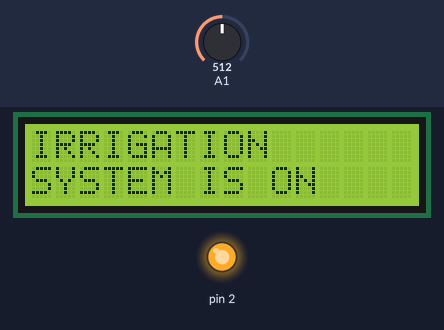
A sketch run on a simulated Arduino Uno, built with avr-gcc and run on an emulated ATmega328P. Parts: 16×2 character LCD, output pins drawn as LEDs (lit = HIGH). Inputs (shaded band) come from the test bench; at power-on: A1 = 512. What the sketch prints to the serial monitor is not drawn.

Above: at 1.1 s.
At 5.2 s:
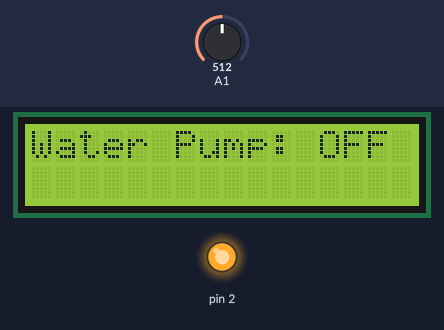
5.3 s: A1 set to 934
6.8 s: A1 set to 967
At 7.7 s:
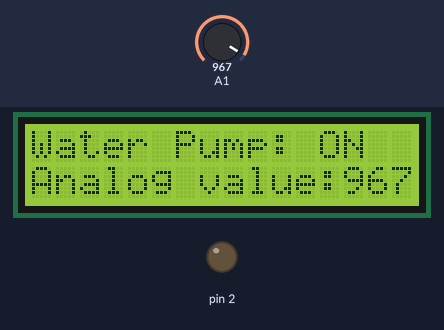
8.3 s: A1 set to 940
At 9.2 s:
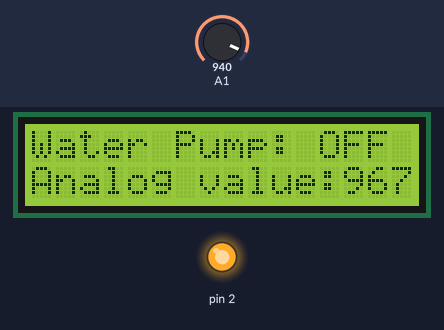
Timing chart, 0 to 11.3 s (numbered marks = the images above; inputs shaded):
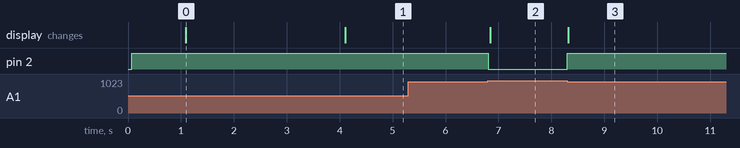

The sketch:

sketch_mar22a.ino
```cpp
#include <LiquidCrystal_I2C.h>
LiquidCrystal_I2C lcd(0x3F, 16, 2);

void setup() {
  Serial.begin(9600);
  lcd.init();
  lcd.backlight();
  lcd.clear();
  pinMode(2, OUTPUT);
  digitalWrite(2, HIGH);
  delay(1000);
  lcd.setCursor(0, 0);
  lcd.print("IRRIGATION");
  lcd.setCursor(0, 1);
  lcd.print("SYSTEM IS ON ");
  lcd.print("");
  delay(3000);
  lcd.clear();
}

void loop() {
  int value = analogRead(A1);
  Serial.println(value);
  if (value > 950) {
    digitalWrite(2, LOW);
    lcd.setCursor(0, 0);
    lcd.print("Water Pump: ON ");
  } else {
    digitalWrite(2, HIGH);
    lcd.setCursor(0, 0);
    lcd.print("Water Pump: OFF");
  }

  if (value < 300) {
    lcd.setCursor(0, 1);
    lcd.print("Analog value:");
    lcd.print(value);

  } else if (value > 950) {
    lcd.setCursor(0, 1);
    lcd.print("Analog value:");
    lcd.print(value);
  }
}
```

Measured:
- the behaviour switches between 950 and 951 on A1 (found by bisection; images 1 and 2)
- after the input at 5.3 s, every drawn part: stays the same
- after the input at 6.8 s, pin 2: HIGH → LOW at once; the display: changes at once (image 2)
- after the input at 8.3 s, pin 2: LOW → HIGH at once; the display: changes at once (image 3)
- what the display in image 0 shows lasts 3.0 s, from 1.1 s to 4.1 s
